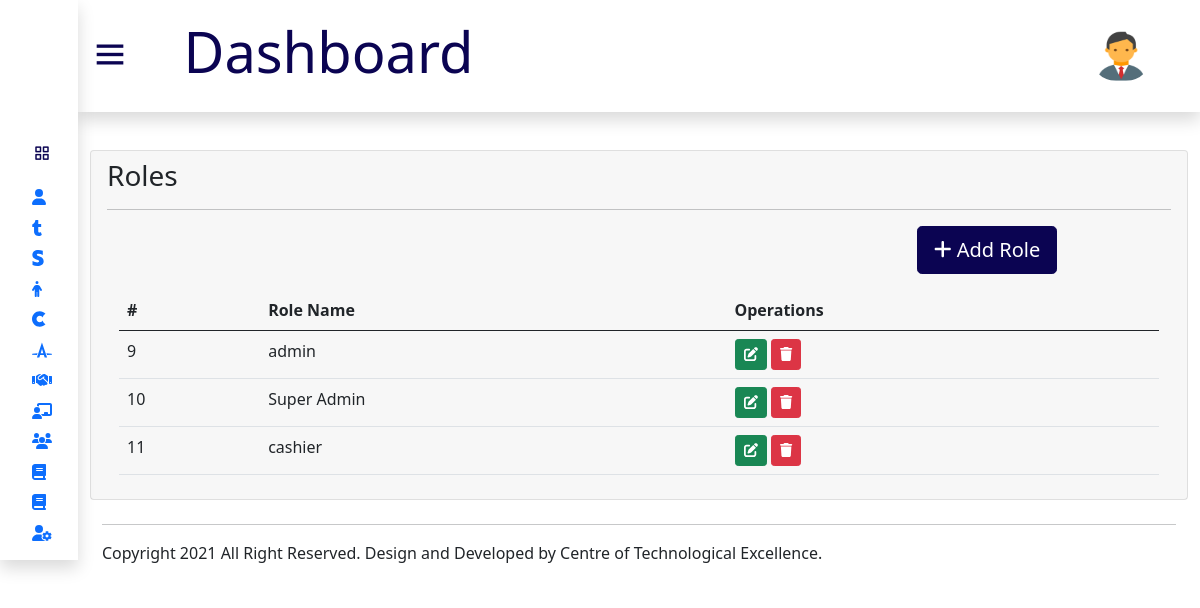
Screenshot of /admin/roles.php (signed in) with the database file from the repository.
### tables this page shows
CREATE TABLE `roles` (
  `id` int(11) NOT NULL,
  `role_name` varchar(255) NOT NULL,
  `add_teacher` int(11) NOT NULL DEFAULT 0,
  `add_student` int(11) NOT NULL DEFAULT 0,
  `add_faculty` int(11) NOT NULL DEFAULT 0,
  `course` int(11) NOT NULL DEFAULT 0,
  `addmission_req` int(11) NOT NULL DEFAULT 0,
  `teacher_req` int(11) NOT NULL DEFAULT 0,
  `student_req` int(11) NOT NULL DEFAULT 0,
  `payment` int(11) NOT NULL DEFAULT 0,
  `setting` int(11) NOT NULL DEFAULT 0,
  `dashboard` int(11) NOT NULL DEFAULT 0,
  `inbox` int(11) NOT NULL DEFAULT 0,
  `user_management` int(11) NOT NULL DEFAULT 0
);

### admin/roles.php (the view, shortened to what this page needs)
<?php
include 'header.php';
?>
<div class="body-section">
<div class="container">
         <div class="card">
              <div class="card-header border-0">
                <h3 class="card-title">Roles</h3>
                <hr>
      <div class="container mt-1">
              <div class="row">
                  <div class="col-lg-9">
                  </div>
                  <div class="col-lg-3">
          <button type="button" id="button-addon2" data-bs-toggle="modal" data-bs-target="#exampleModal" class="btn btn-lg float-right mb-3" >
            <i class="fas fa-plus"></i> Add Role
        </button>
        </div>
        </div>
              <div class="card-body table-responsive p-0">
                  <div class="row">
                  <div class="col-lg-12">
                  <table id="table" class="table pt-2" >
                  <thead>
                     <tr>
                          <th>#</th>
                          <th>Role Name</th>
                          <th>Operations</th>
                     </tr>
                  </thead>
                  <?php
                    $sql=mysqli_query($conn,"select * from roles");
                    while($row=mysqli_fetch_assoc($sql)){
                        ?>
                      <tr>
                            <td><?php echo $row['id']; ?></td>
                            <td><?php echo $row['role_name']; ?></td>
                            <td>
                            <a href="rolesEdit.php?id=<?php echo $row['role_name'];  ?>&ids=<?php echo $row['id'];?>" type="button" class="btn btn-success btn-sm editbtn"><i class="fas fa-edit"></i></a>
                            <a href="javascript:void(0)" type="button" class="delete_btn_ajax btn btn-sm btn-danger"><i class="fas fa-trash"></i></a>
                            </td>
                        </tr>
                        <?php
                    }
                  ?>
                    </table>
                </div>
                </div>
              </div>
            </div>
            </div>
        </div>
    </div>
            </div>
<?php
include 'footer.php';
      ?>

### admin/css/styles.css (style rules this page uses)
* { margin: 0; padding: 0; box-sizing: border-box; font-family:'Segoe UI', Tahoma, Geneva, Verdana, sans-serif; }
#button-addon2 { background-color:#0B0452; color: white; border: 1px solid #0B0452; overflow: inherit; }
.body-section { position: relative; background: #ffffff; left: 78px; width: calc(100% - 78px); transition: all 0.5s ease; margin-top: 150px; }

### rows the page displays
roles: id "9", role_name "admin"
roles: id "10", role_name "Super Admin"
roles: id "11", role_name "cashier"
